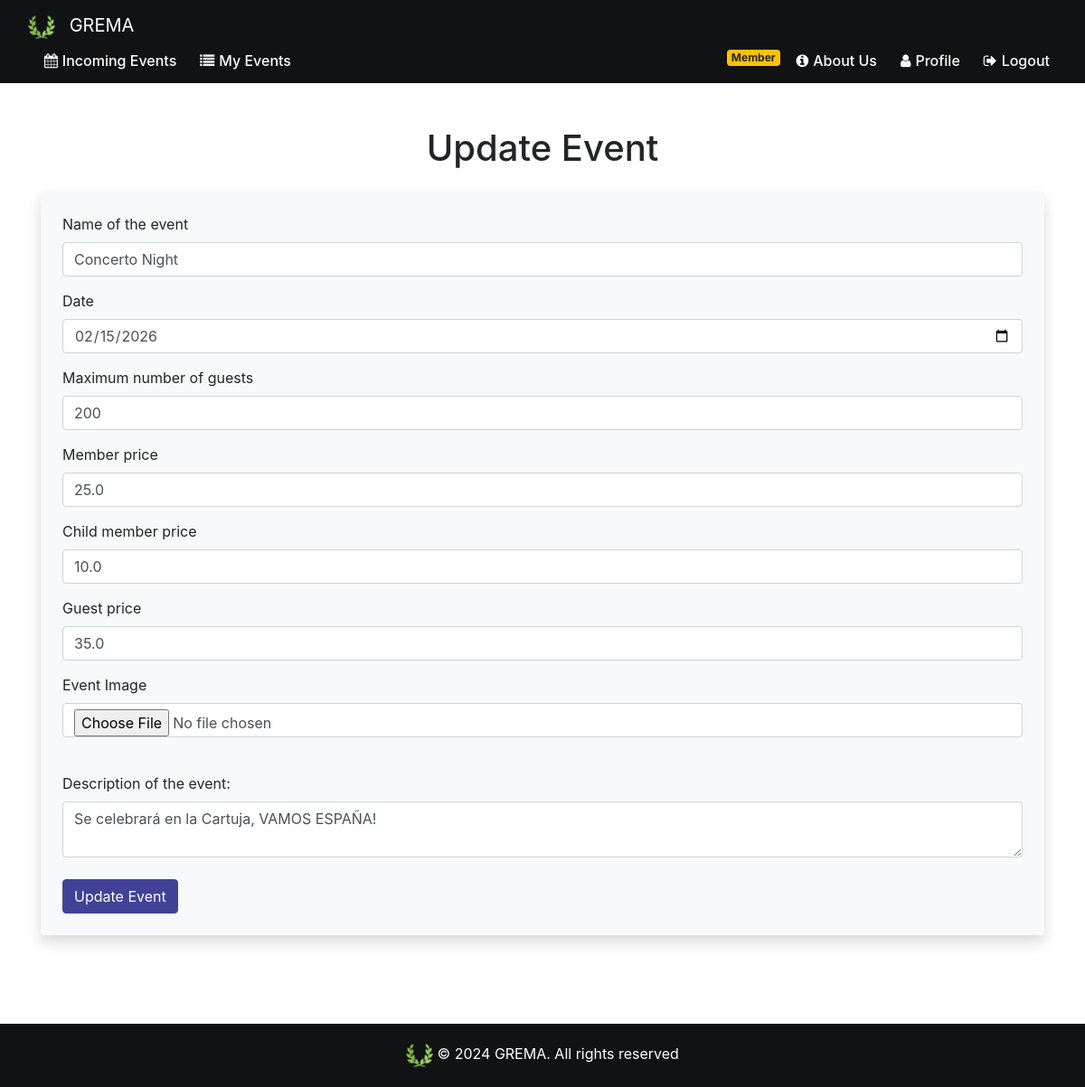
The page /update-event/1 (signed in) on the database as committed earlier.
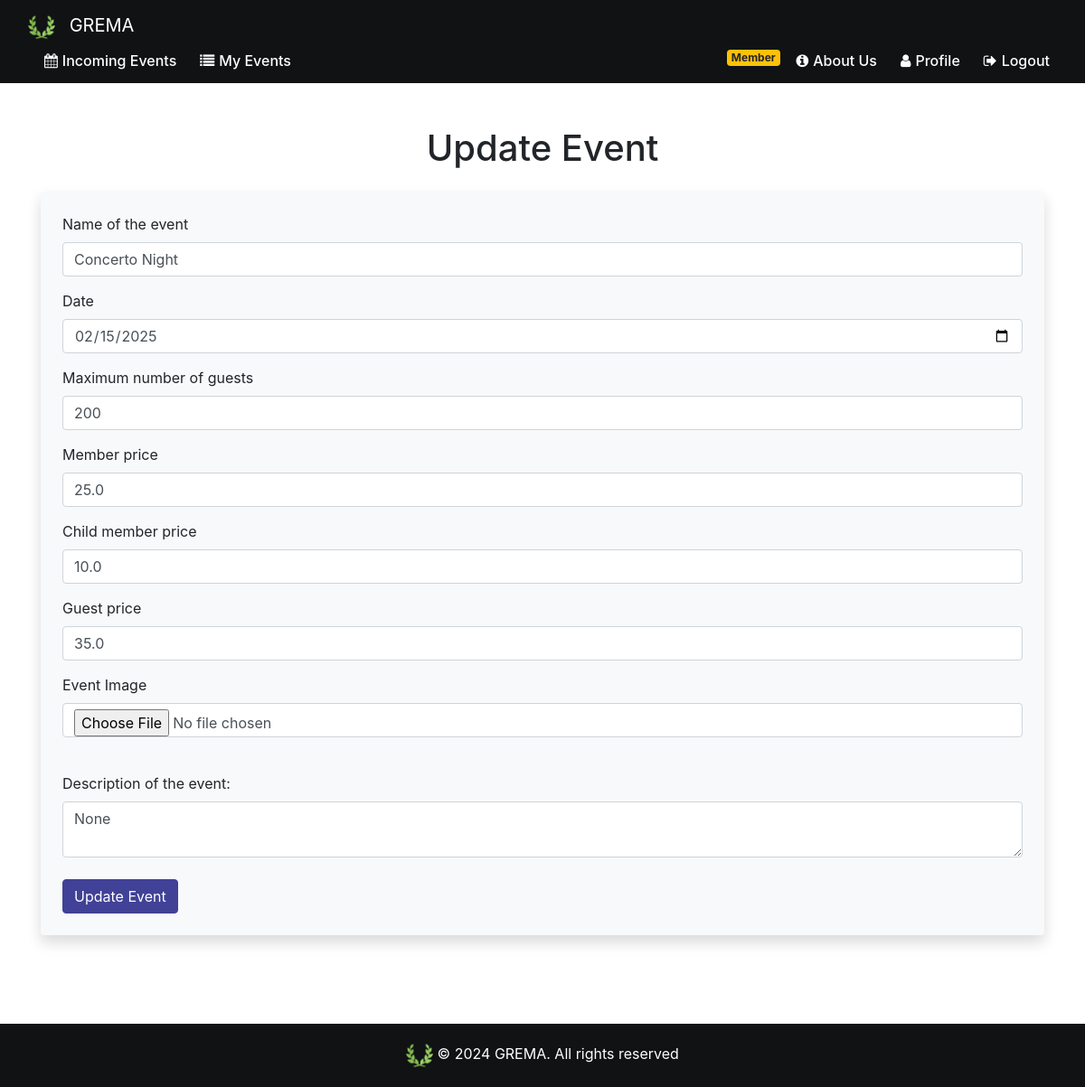
The same page on the database as committed later.
### website/models.py (models this page shows)
class Event(db.Model):
    id = db.Column(db.Integer, primary_key=True)
    name= db.Column(db.String(80))
    date = db.Column(db.DateTime(timezone=True), default=func.current_date())
    max_guest_num = db.Column(db.Integer)
    member_price=db.Column(db.Float)
    member_child_price=db.Column(db.Float)
    guest_price=db.Column(db.Float)
    child_price=db.Column(db.Float)
    is_family_friendly=db.Column(db.Boolean)
    img_url=db.Column(db.String(300))
    description=db.Column(db.String(800))
    admin_id = db.Column(db.Integer, db.ForeignKey('admin.id'))

### website/views.py (the view, shortened to what this page needs)
@login_required
@views.route('/update-event/<int:event_id>', methods=['GET', 'POST'])
def update_event(event_id):
    event = Event.query.get_or_404(event_id)
    return render_template('update_event.html', event=event, user=current_user)

### website/views.py (called while the page is built)
@views.context_processor
def inject_membership():
    if current_user.is_authenticated:
        is_member = Fee.query.filter_by(user_fee=current_user.id, payed=True).first() is not None
    else:
        is_member = False
    return dict(is_member=is_member)

### website/templates/update_event.html (shortened to what this page needs)
{% extends "base.html" %}
{% block content %}
<div class="container py-5">
    <h1 class="text-center mb-4">Update Event</h1>
    <form method="POST" enctype="multipart/form-data" class="shadow p-4 bg-light rounded">
        <div class="form-group">
            <label for="name">Name of the event</label>
            <input type="text" class="form-control" id="name" name="name" value="{{ event.name }}" />
        </div>
        <div class="form-group">
            <label for="date">Date</label>
            <input type="date" class="form-control" id="date" name="date"
                value="{{ event.date.strftime('%Y-%m-%d') }}" />
        </div>
        <div class="form-group">
            <label for="max_guest_num">Maximum number of guests</label>
            <input type="number" class="form-control" id="max_guest_num" name="max_guest_num"
                value="{{ event.max_guest_num }}" />
        </div>
        <div class="form-group">
            <label for="member_price">Member price</label>
            <input type="number" class="form-control" id="member_price" name="member_price"
                value="{{ event.member_price }}" />
        </div>
        <div class="form-group">
            <label for="member_child_price">Child member price</label>
            <input type="number" class="form-control" id="member_child_price" name="member_child_price"
                value="{{ event.member_child_price }}" />
        </div>
        <div class="form-group">
            <label for="guest_price">Guest price</label>
            <input type="number" class="form-control" id="guest_price" name="guest_price"
                value="{{ event.guest_price }}" />
        </div>
        <div class="form-group">
            <label for="img_url">Event Image</label>
            <input type="file" class="form-control" id="img_url" name="img_url" />
        </div>
        <br />
        <label for="description">Description of the event:</label>
        <textarea name="description" id="description" class="form-control">{{ event.description }}</textarea>
        <br />
        <button type="submit" class="btn btn-primary">Update Event</button>
    </form>
</div>
{% endblock %}

Rows that differ between the two databases and show on the page:
changed Event "Concerto Night": date "02/15/2026" → "02/15/2025"; description "Se celebrará en la Cartuja, VAMOS ESPAÑA!" → "None"
